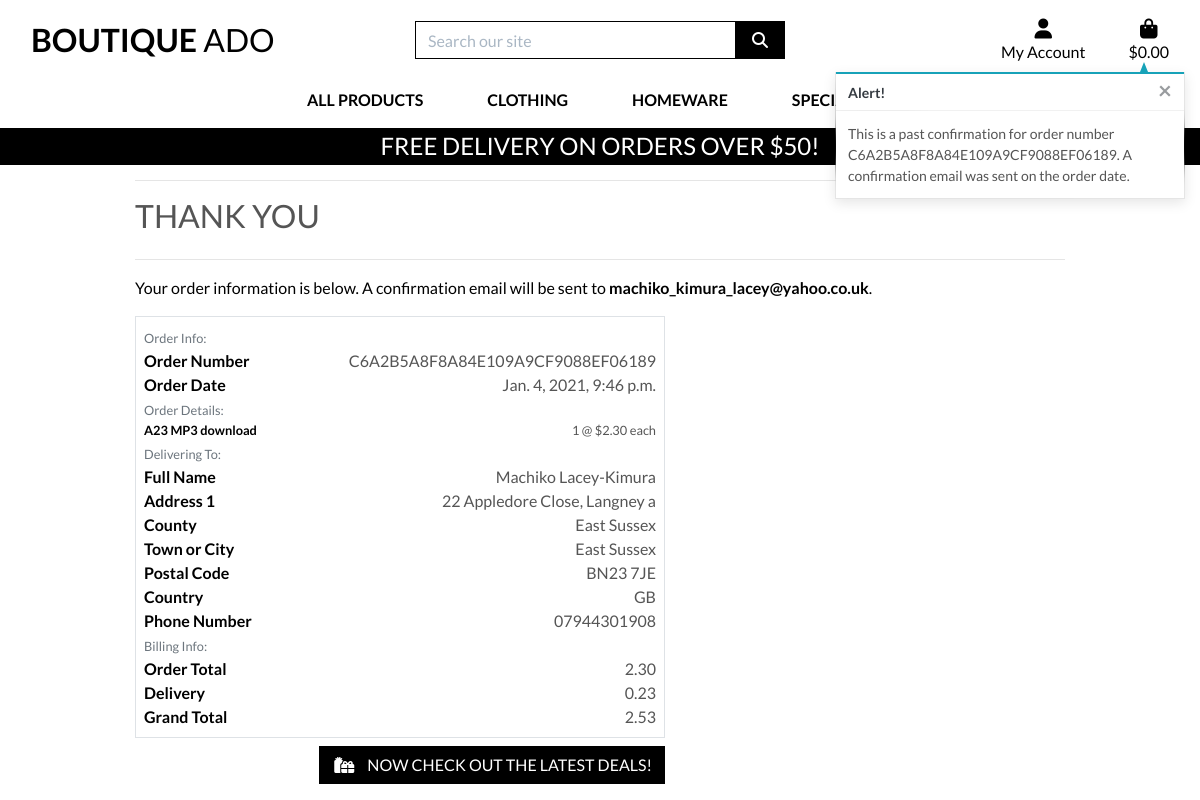
Page /profile/order_history/C6A2B5A8F8A84E109A9CF9088EF06189 on the earlier database version.
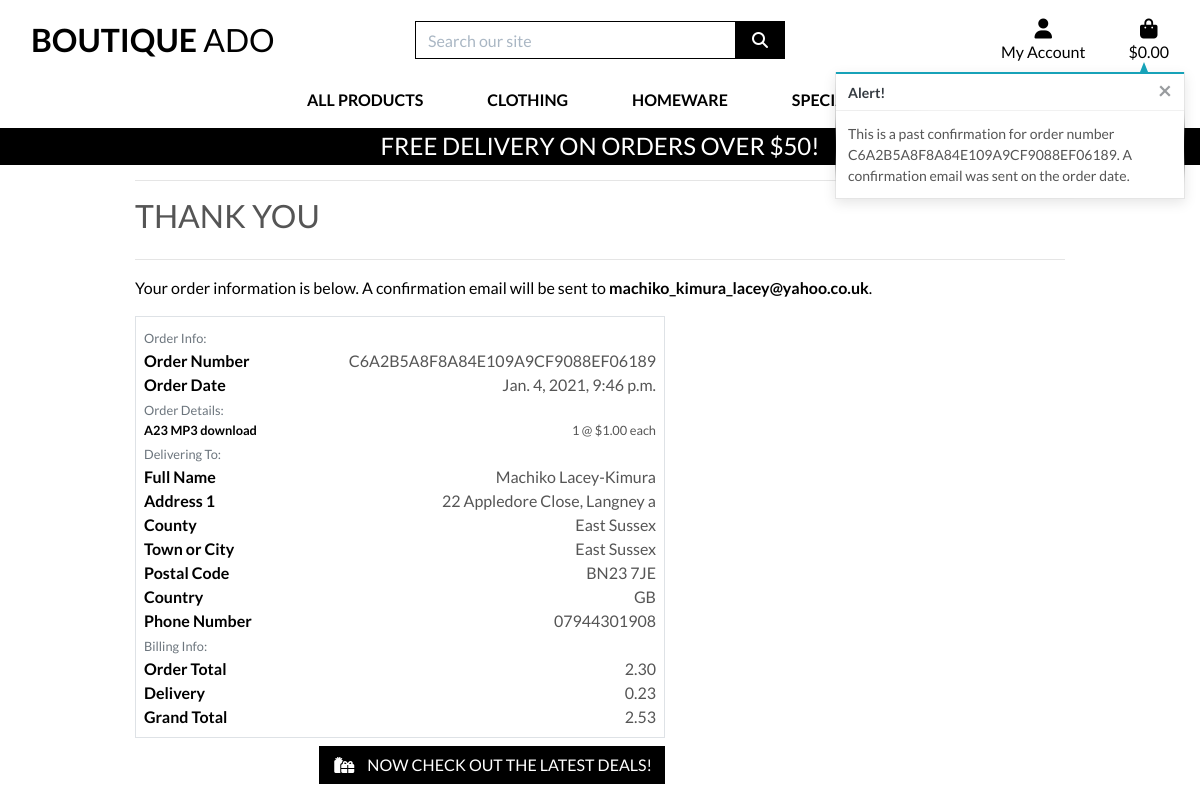
Same page on the later database version.
### checkout/models.py (models this page shows, shortened)
class OrderLineItem(models.Model):
    order = models.ForeignKey(Order, null=False, blank=False, on_delete=models.CASCADE, related_name='lineitems')
    product = models.ForeignKey(Product, null=False, blank=False, on_delete=models.CASCADE)
    product_size = models.CharField(max_length=2, null=True, blank=True) # XS, S, M, L, XL
    quantity = models.IntegerField(null=False, blank=False, default=0)
    lineitem_total = models.DecimalField(max_digits=6, decimal_places=2, null=False, blank=False, editable=False)

### products/models.py (models this page shows)
class Product(models.Model):from django.db import models

### profiles/views.py (the view)
# urls.py: path('order_history/<order_number>', views.order_history, name='order_history'),
def order_history(request, order_number):
    order = get_object_or_404(Order, order_number=order_number)
    messages.info(request, (
        f'This is a past confirmation for order number {order_number}. '
        'A confirmation email was sent on the order date.'
    ))
    template = 'checkout/checkout_success.html'
    context = {
        'order': order,
        'from_profile': True,
    }
    return render(request, template, context)

### bag/contexts.py (called while the page is built, shortened)
def bag_contents(request):
    bag_items = []
    total = 0
    product_count = 0
    bag = request.session.get('bag', {})
    if total < settings.FREE_DELIVERY_THRESHOLD:
        delivery = total * Decimal(settings.STANDARD_DELIVERY_PERCENTAGE / 100)
        free_delivery_delta = settings.FREE_DELIVERY_THRESHOLD - total
    else:
        delivery = 0
        free_delivery_delta = 0
    grand_total = delivery + total
    context = {
        'bag_items': bag_items,
        'total': total,
        'product_count': product_count,
        'delivery': delivery,
        'free_delivery_delta': free_delivery_delta,
        'free_delivery_threshold': settings.FREE_DELIVERY_THRESHOLD,
        'grand_total': grand_total,
    }
    return context

### checkout/templates/checkout/checkout_success.html (shortened to what the changed rows need)
{% extends "base.html" %}
{% load static %}
{% block extra_css %}
    <link rel="stylesheet" href="{% static 'checkout/css/checkout.css' %}">
{% endblock %}
{% block content %}
    <div class="container">
        <div class="row">
            <div class="col">
                <h2 class="logo-font mb-4">Thank You</h2>
            </div>
        </div>
        <div class="row">
            <div class="col-12 col-lg-7">
                <div class="order-confirmation-wrapper p-2 border">
                    {% for item in order.lineitems.all %}
                    <div class="row">
                        <div class="col-12 col-md-4">
                            <p class="small mb-0 text-black font-weight-bold">
                                {{ item.product.name }}{% if item.product_size %} - Size {{ item.product.size|upper }}{% endif %}
                            </p>
                        </div>
                        <div class="col-12 col-md-8 text-md-right">
                            <p class="small mb-0">{{ item.quantity }} @ ${{ item.product.price }} each</p>
                        </div>
                    </div>
                    {% endfor %}
                </div>
            </div>
        </div>
    </div>
{% endblock %}

Differences in the rows shown:
changed through a linked row, OrderLineItem "A23 MP3 download": product.price "2.30" → "1.00"
